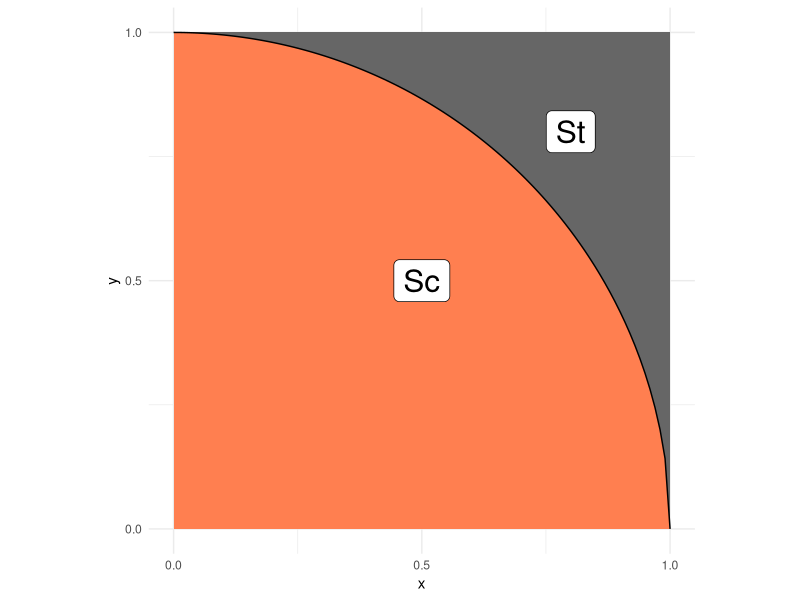
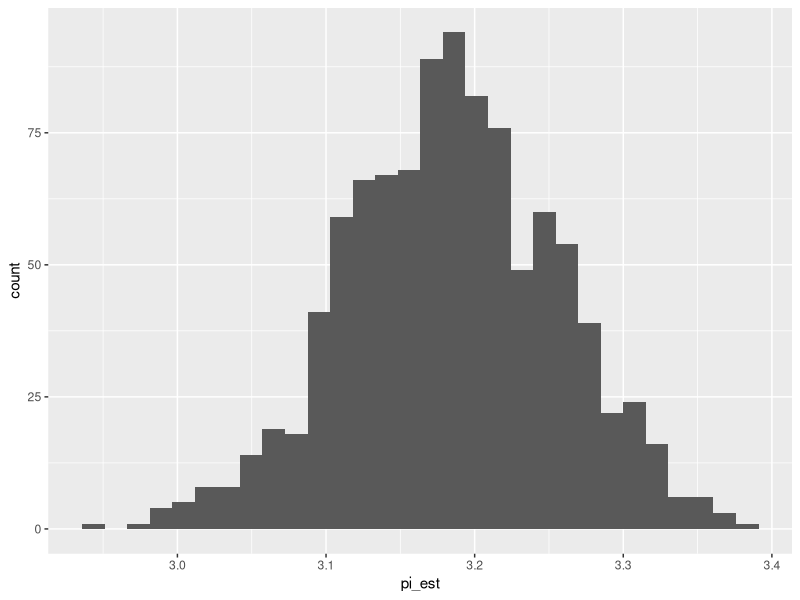

Reproduce these figures in R, in order.
## ---- chunk 1
library(tidyverse)
library(rsample)
## ---- chunk 2
## NOTE: No need to edit; this visual helps explain the pi estimation scheme
tibble(x = seq(0, 1, length.out = 100)) %>%
  mutate(y = sqrt(1 - x^2)) %>%

  ggplot(aes(x, y)) +
  annotate(
    "rect",
    xmin = 0, ymin = 0, xmax = 1, ymax = 1,
    fill = "grey40",
    size = 1
  ) +
  geom_ribbon(aes(ymin = 0, ymax = y), fill = "coral") +
  geom_line() +
  annotate(
    "label",
    x = 0.5, y = 0.5, label = "Sc",
    size = 8
  ) +
  annotate(
    "label",
    x = 0.8, y = 0.8, label = "St",
    size = 8
  ) +
  scale_x_continuous(breaks = c(0, 1/2, 1)) +
  scale_y_continuous(breaks = c(0, 1/2, 1)) +
  theme_minimal() +
  coord_fixed()
## ---- chunk 3
## TASK: Choose a sample size and generate samples
n <- 500 # Choose a sample size
df_q1 <- # Generate the data
  tibble(
    x = runif(n, min = 0, max = 1),
    y = runif(n, min= 0, max =1)
  )
df_q1
## ---- chunk 4
## NOTE: Do not edit this code
# Correct sample size
assertthat::assert_that(
  dim(df_q1) %>% 
    .[[1]] == n,
  msg = "The sample size should be `n`"
)
# Correct column names
assertthat::assert_that(
  setequal(names(df_q1), c("x", "y")),
  msg = "df_q1 must include the columns `x` and `y`"
)
print("Good")
## ---- chunk 5
## TASK: Finish implementing this function
stat <- function(x, y) {
  return(4*(((x^2)+(y^2)) <=1))
  }
## ---- chunk 6
## TASK: Finish writing these assert statements

# Check the value for points *inside* the circle
assertthat::assert_that(
   tibble(x = 0.2, y = 0.3) %>% # Pick a point *inside* the circle
    mutate(stat = stat(x, y)) %>% 
    pull(stat) %>% 
    .[[1]] == 4,
  # ???, # Write the correct value of stat() here
  msg = "Incorrect value when a point is inside the circle"
)

# Check the value for points *outside* the circle
assertthat::assert_that(
    tibble(x = 2.5, y = 5) %>% # Pick a point *outside* the circle
    mutate(stat = stat(x, y)) %>% 
    pull(stat) %>% 
    .[[1]] == 0,
  # ???, # Write the correct value of stat() here
  msg = "Incorrect value when a point is outside the circle"
)
print("Your assertions passed, but make sure they're checking the right thing!")
## ---- chunk 7
## TASK: Estimate pi using your data from q1
df_q3 <- 
  df_q1 %>% 
  # TODO: Estimate pi as the column `pi_est`
  # mutate(
  #   inside = stat(x,y)
  # ) %>%
  summarise(pi_est = mean(stat(x,y)))
df_q3
## ---- chunk 8
## NOTE: Do not edit this code
# Correct sample size
assertthat::assert_that(
  dim(df_q3) %>% 
    .[[1]] == 1,
  msg = "This result should have just one row"
)
# Correct column names
assertthat::assert_that(
  setequal(names(df_q3), c("pi_est")),
  msg = "df_q3 must include the column `pi_est`"
)
print("Good")
## ---- chunk 9
## TASK: Finish the code below
df_q4 <- 
  df_q1 %>% 
  bootstraps(., times = 1000) %>% 
  mutate(
    pi_est = map_dbl(
      splits,
      function(split_df) {
        analysis(split_df) %>% 
            # TODO: Estimate pi as the column `pi_est`
            # mutate(
            # inside = stat(x,y)
            # ) %>%
            summarise(pi_est = mean(stat(x,y))) %>%
          # Estimate pi (pi_est) using the resampled data;
          # this should be *identical* to the
          # code you wrote for q3
          pull(pi_est)
      }
    )
  )

## NOTE: Do not edit; use this to visualize your results
df_q4 %>% 
  ggplot(aes(pi_est)) +
  geom_histogram()
## ---- chunk 10
## TASK: Compute a bootstrap confidence interval at the 95% level (alpha = 0.05)
df_q5 <- 
  df_q4 %>% 
  summarize(
    # TODO: Compute pi_lo and pi_up
    pi_lo = quantile(pi_est, 0.025),
    pi_up = quantile(pi_est, 0.975)
  )

df_q5
## ---- chunk 11
df_q1 %>%
  mutate(innie = stat(x, y)) %>%  
  summarize(
    mean = mean(innie),
    sd = sd(innie),
    n = n()
  ) %>%
  mutate(
    z_c = -qnorm(0.05 / 2),  
    se = sd / sqrt(n),       
    lo = mean - z_c * se,   
    hi = mean + z_c * se    
  )
